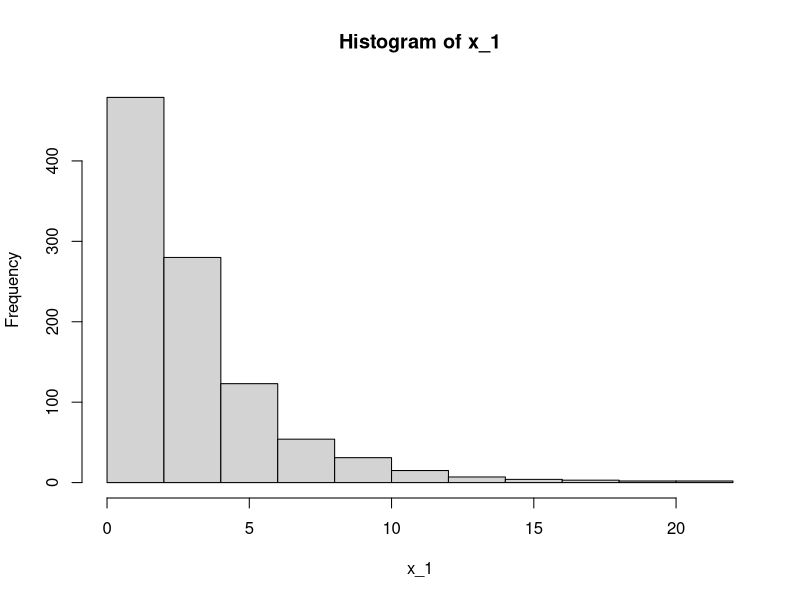
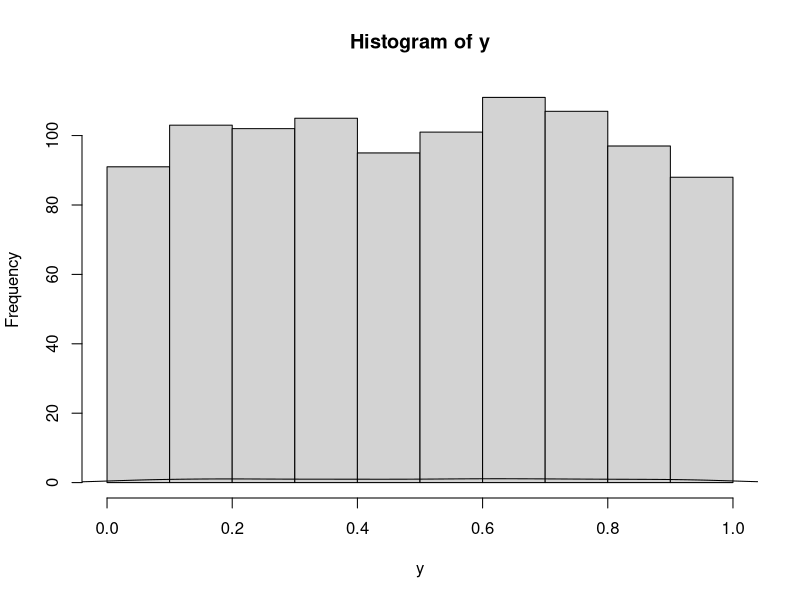
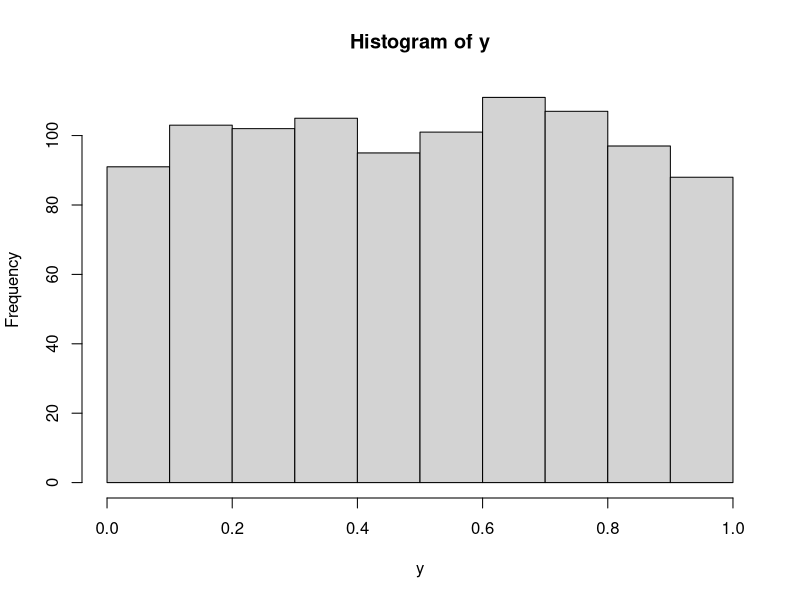
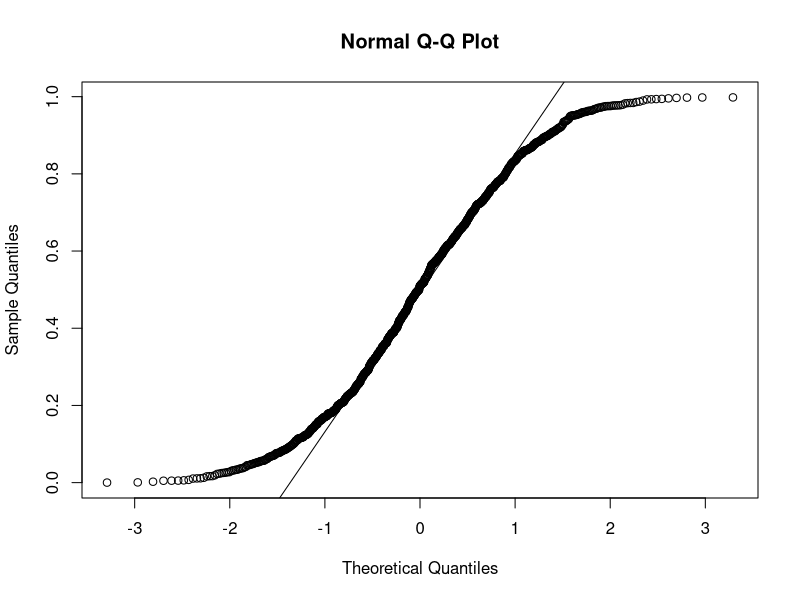
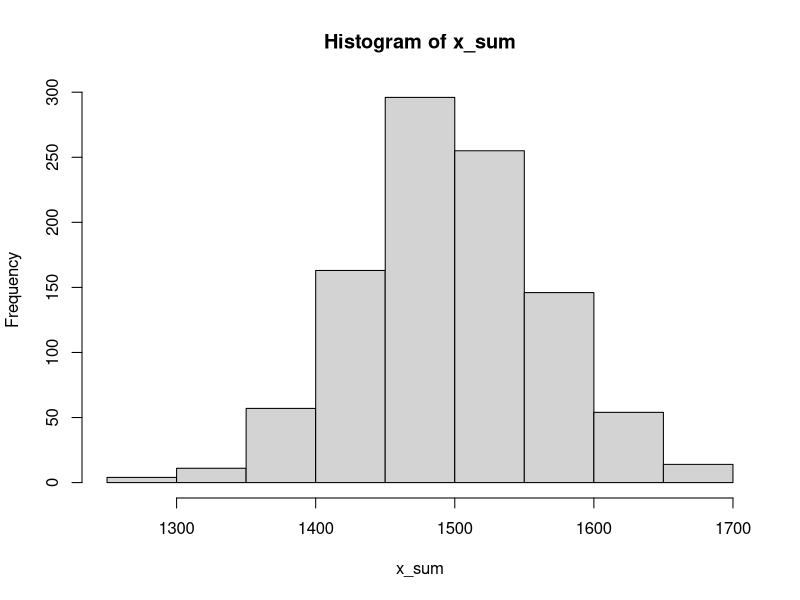
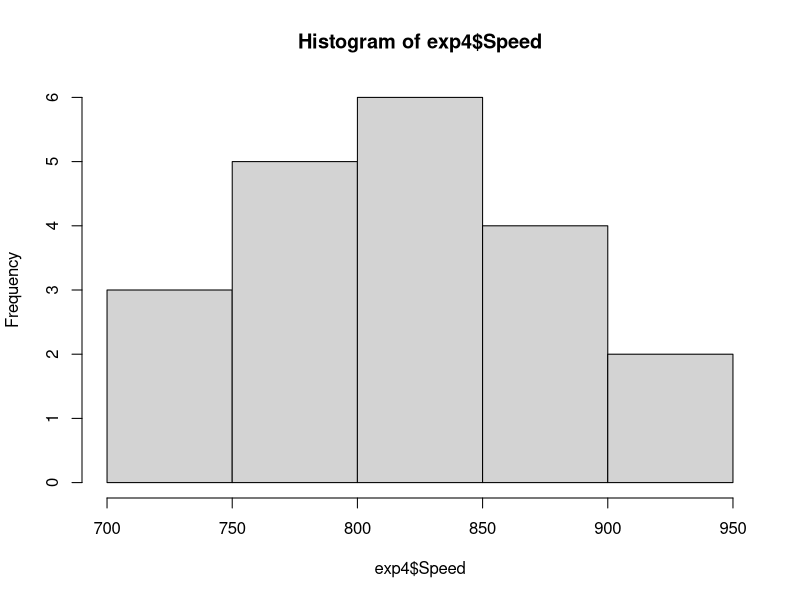
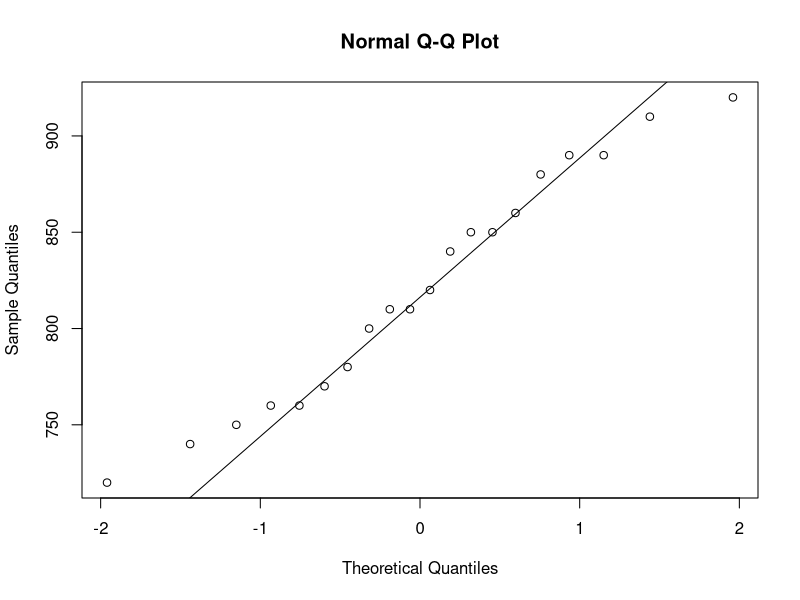
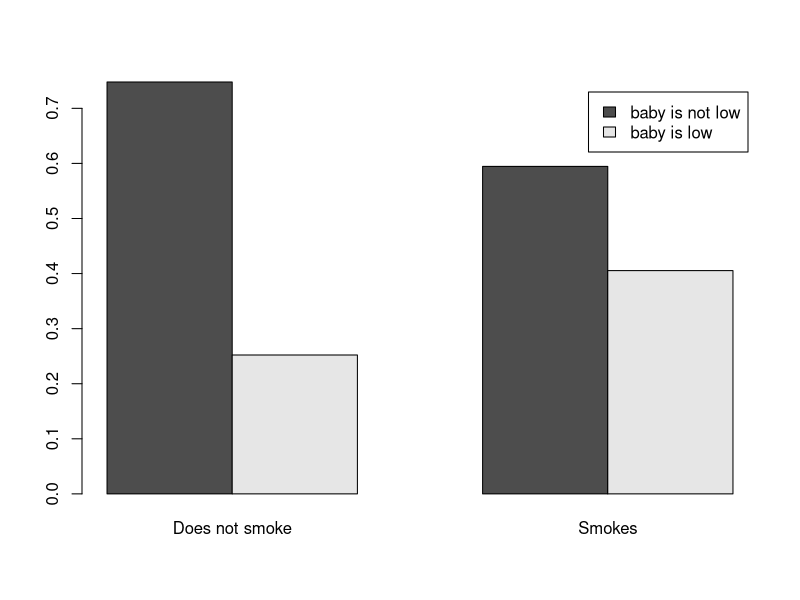

The R source for these figures, in order:
library(tidyverse)

#Задача 1
lambda <- 1 / 3
rexp(500, rate = lambda)
sim_num <- 500
observation_num <- 1000

simulated_observations <- 1:sim_num %>%
    map(~rexp(observation_num, rate = lambda))

simulated_observations

x_1 <- simulated_observations[1] %>%
    unlist()

hist(x_1)

#а)
#Теоритични квартили
qexp(c(0, 0.25, 0.5, 0.75, 1), rate = lambda)

#емпирични квартили
quantile(x_1)

#б)
x_2 <- simulated_observations[2] %>%
    unlist()

y <- x_1 / (x_1 + x_2)

#Според диаграмата разпределението ми изглежда равномерно
hist_output <- hist(y)
lines(density(y))
hist(y)

qqnorm(y)
qqline(y)

#Ще направим chisq.test, да проверим хипотезата ми дали е вярна.
#p-value-то е единици, което е свръх категорично, че съм прав.
#това е грешно
chisq.test(y)

#вярно
#Ще направя chisq.test, да проверя хипотезата си дали е вярна.
#Първо разделям данните на секции и гледам колко често попадаме
#във всяка секция. После в prob смятам теоритичните вероятности
#и накрая с chisq.test проверявам хипотезата, че теоритичните
#и емпиричните вероятности съвпадат. Има 26% това да е в сила,
#което означава, че хипотезата ми не може да се изхвърли и
#приемам, че е вярна.
t <- table(cut(y, breaks = c(0, 1 / 4, 2 / 4, 3 / 4, 1)))

prob <- c(1, 1, 1, 1)
prob[1] <- punif(1 / 4) - punif(0)
prob[2] <- punif(2 / 4) - punif(1 / 4)
prob[3] <- punif(2 / 4) - punif(3 / 4)
prob[4] <- punif(3 / 4) - punif(1)

chisq.test(t, prob)

#в)
#Намерих Reduce в интернет и ми изглежда по-чисто от това да пиша for.
x_sum <- Reduce(`+`, simulated_observations)

#по хистограмата ми изглежда, като нормално разпределение, а и
#според централна гранична теорема е логично това да получим.
hist(x_sum)

#shapiro тестът даде доста високо p-value, което потвърждава хипотезата ми
shapiro.test(x_sum)


#Задача 2
colnames(morley)

exp4 <- morley[morley$Expt == 4, ]

#От хистограмата не е много ясно дали е нормално разпределно,
#макар че леко прилича не бих казал, че бих бил на 100% сигурен
hist(exp4$Speed)

#С qqnorm и qqline е по-явно обаче, че има линейна зависимост
#и че данните са нормално разпределени
qqnorm(exp4$Speed)
qqline(exp4$Speed)

#За всеки случай реших и един shapiro test да пусна
#И той е съгласен с мен
shapiro.test(exp4$Speed)

#Горните заключения означават, че можем да използваме t.test,
#да получим доверителния интервал. Излиза, че има 97% шанс
#скоростта на светлината да е в доверителния интервал (789.008, 851.992)
t.test(exp4$Speed, conf.level = 0.97)

#Задача 3
library("MASS")
colnames(birthwt)

#Като начало реших да направя barplot, който сравнява показва
#в случай, че майката е пуши каква е вероятността да има
#бебе с ниско тегло и ако не пуши каква е вероятността да стане
#същото. На диаграмата се вижда, че се увеличава значително
#вероятността да имаш дете с ниско тегло, ако пушиш, както
#би се очаквало.
barplot(prop.table(table(birthwt$low, birthwt$smoke), 2),
        legend = T, names.arg = c("Does not smoke", "Smokes"),
        legend.text = c("baby is not low", "baby is low"), beside = T)

#Идеята ми да потвърдя хипотезата си е да я ползвам prop.test
#Взимам множеството от пушачите
smokers <- birthwt[birthwt$smoke == T, ]

#Също и множеството от непушачите
non_smokers <- birthwt[birthwt$smoke == F, ]

#Гледам броя случаи, в които пушач е имал дете с ниско тегло
smokers_low_babies <- sum(smokers$low == T)
#И общия брой на пушачите
smoker_count <- nrow(smokers)

#Аналогично за непушачите
non_smokers_low_babies <- sum(non_smokers$low == T)
non_smoker_count <- nrow(non_smokers)

#Правя prop.test, в който проверям дали вероятността на това пушач да има
#дете с тегло под 2.5 кг е по-голяма от тази при непушач
#Резултатът е катогерично да с 98% вероятност.
prop.test(c(smokers_low_babies, non_smokers_low_babies),
          c(smoker_count, non_smoker_count), alternative = "less")

#Задача 4
colnames(iris)

#а)

#Като начало гледаме хистограмата, qqnorm, qqplot
#и за здраве правим и един shapiro.test, от което
#явно се вижда, че данните не са нормално разпределени
hist(iris$Petal.Length)
qqnorm(iris$Petal.Length)
qqline(iris$Petal.Length)

shapiro.test(iris$Petal.Length)

#Затова използваме wilcox.test и смятаме и гледаме
#дали разликата между дължината и ширината * 3 е нула
#Вижда се, че вероятността това да е така е 16%, което
#означава, че не можем да отхвърлим тази хипотеза
wilcox.test(iris$Petal.Length, 3 * iris$Petal.Width,
            alternative = "two.sided")

#б)
#Започнах с проверка дали данните са нормално разпределени
#Работих аналогично на а). Тук според диаграмите и шапиро
#тестът се вижда, че имаме нормално разпределени данни
#и можем да използваме t.test
versicolor <- iris[iris$Species == "versicolor", ]
virginica <- iris[iris$Species == "virginica", ]

hist(versicolor$Sepal.Width)
qqnorm(versicolor$Sepal.Width)
qqline(versicolor$Sepal.Width)

shapiro.test(versicolor$Sepal.Width)

hist(virginica$Sepal.Width)
qqnorm(virginica$Sepal.Width)
qqline(virginica$Sepal.Width)

shapiro.test(virginica$Sepal.Width)

#Тестът показва, че вероятността versicolor да са с по-голяма дължина от
#virginica е под 1%, което означава, че хипотезата ни е грешна и можем да
#я отхвърлим
t.test(versicolor$Sepal.Width, virginica$Sepal.Width, alternative = "less")

#в)
#Първо взимаме iris-ите от тип setosa с дължина на венчелистчетата по-малка или
#равна на 1.4
setosa <- iris[iris$Petal.Length <= 1.4 & iris$Species == "setosa", ]

#Според графиките и shapiro.test не са нормално разпределени данните
#Затова ще използваме wilcox.test
hist(setosa$Petal.Width)
qqnorm(setosa$Petal.Width)
qqline(setosa$Petal.Width)

shapiro.test(setosa$Petal.Width)

#Вижда се, че вероятността да е по-голямо от 0.26 е много малка (под 1%)
#Затова хипотезата ни може да се отхвърли
wilcox.test(setosa$Petal.Width, mu = 0.26, alternative = "less")
